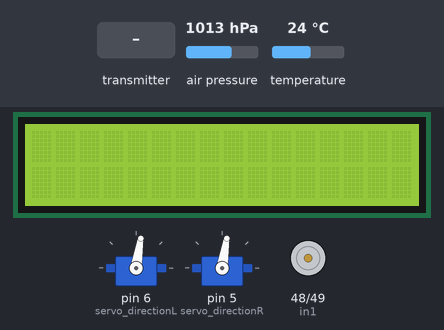
This sketch was run on a simulated Arduino Mega 2560, built with avr-gcc and run on an emulated ATmega2560. Parts: 16×2 character LCD, 2 × servo, motor-driver pin pairs drawn as motors (green arrow = first pin HIGH = forward, orange = second pin HIGH = backward, longer = more drive, scaled by the enable pin). The test bench sets the inputs (shaded band); at power-on: air pressure 1013 hPa, temperature 24 °C. No radio packets arrive unless stated.

Above: at 1.3 s.
1.4 s: the transmitter starts sending data.0 = 0
At 2.5 s:
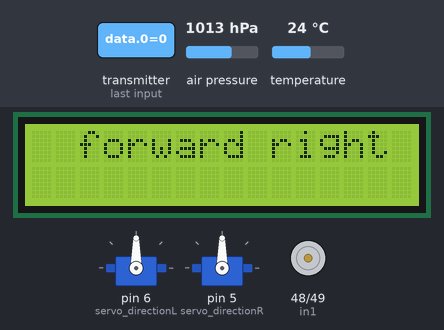
2.9 s: the transmitter starts sending data.1 = 1023
At 3.6 s:
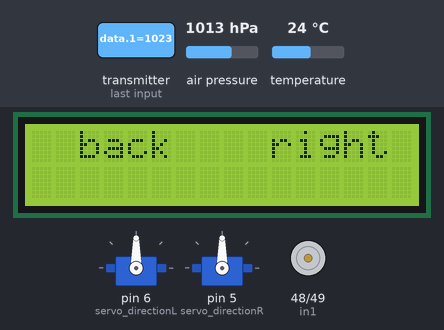
4.4 s: the transmitter starts sending data.2 = 1023
At 4.9 s:
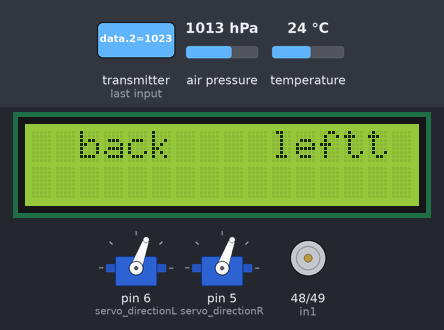
5.9 s: the transmitter starts sending data.1 = 0
At 6.4 s:
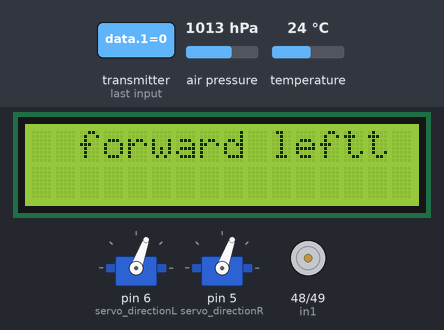
7.4 s: the transmitter starts sending data.2 = 512
At 8.3 s:
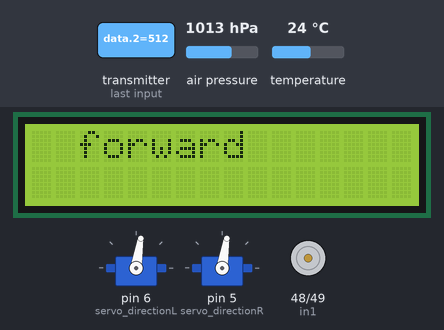
8.9 s: the transmitter starts sending data.1 = 512
At 9.5 s:
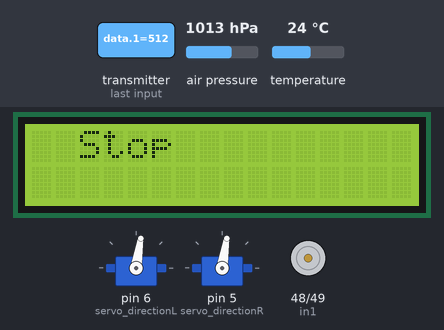
Timing chart, 0 to 11.4 s (numbered marks = the images above; inputs shaded):
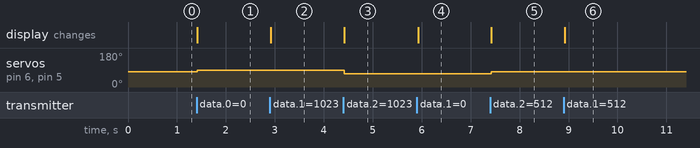

The sketch:

son_cod_taslak_1.ino
```cpp
//HC12 send string data
#include <Wire.h>
#include <SPI.h>
#include <nRF24L01.h>
#include <RF24.h>
#include<Servo.h>
#include <Adafruit_BMP085.h>
#include <LiquidCrystal_I2C.h>
#include <SoftwareSerial.h>
SoftwareSerial HC12(10,11);
LiquidCrystal_I2C lcd = LiquidCrystal_I2C(0x27, 16, 2);

#define seaLevelPressure_hPa 1013.25
Adafruit_BMP085 bmp;

float Temperature;
int Pressure;
int Altitude;
int Speed;

char separator =',';
String send_string_data;

RF24 radio(7, 8); // CE, CSN
const byte address[6] = "00001";

int data[4];

int joy1_x;
int joy1_y;
int joy2_x;
int pot_val;

int com_f_b;
int com_l_r;
int com_speed;

Servo servo_directionL;
Servo servo_directionR;

int servo_init_val = 81;

int ena = 2;
int in1 = 48;
int in2 = 49;

void setup() {
  Serial.begin(9600);
  HC12.begin(9600);

  lcd.init();
  lcd.backlight();
  lcd.begin (16, 2);

  if (!bmp.begin()) {
  Serial.println("Could not find a valid BMP085 sensor, check wiring!");
  while (1) {}
  }

  radio.begin();
  radio.openReadingPipe(0, address);
  radio.setPALevel(RF24_PA_MIN);
  radio.startListening();

  servo_directionL.attach(6);
  servo_directionR.attach(5);
  pinMode(in1,OUTPUT);
  pinMode(in2,OUTPUT);
  servo_directionL.write(servo_init_val);
  servo_directionR.write(servo_init_val);

}

void loop() {
   //check sensor value
   Temperature =bmp.readTemperature();
   Pressure =bmp.readPressure();
   Altitude=bmp.readAltitude();

  //send_string_data = String(Temperature)+String(separator)+String(Pressure)+String(separator)+String(Altitude)+String(separator)+String(Speed);
  /*Serial.print("send_string_data :");
  Serial.println(send_string_data);*/
  //Serial.println(send_string_data);
  //HC12.print(send_string_data);
  /*HC12.print(Temperature);
  HC12.print(",");
  HC12.print(Pressure);
  HC12.print(",");
  HC12.print(Altitude);
  HC12.print("");*/

//lcd print
   /*lcd.setCursor(0, 0);
   lcd.print("T:");
   lcd.setCursor(2, 0);
   lcd.print(Temperature);
   lcd.print("C");
   lcd.print(" ");

   lcd.setCursor(9, 0);
   lcd.print("A:");
   lcd.setCursor(11, 0);
   lcd.print(Altitude);
   lcd.print("m");
   lcd.print(" ");

   lcd.setCursor(0, 1);
   lcd.print("P:");
   lcd.setCursor(2, 1);
   lcd.print(Pressure);
   lcd.print("P");
   lcd.print(" ");

   lcd.setCursor(9, 1);
   lcd.print("S:");
   lcd.setCursor(11, 1);
   lcd.print(Speed);
   lcd.print("m/s");
   lcd.print(" ");*/
/*******************************************/
  if (radio.available()) {
    radio.read(data, sizeof(data));

   joy1_x = data[0];
   joy1_y = data[1];
   joy2_x = data[2];
   pot_val = data[3];

   com_f_b = joy1_y;
   com_l_r = joy2_x;
   com_speed = pot_val;
   //ilere geri
   if(com_f_b < 400){
    forward(com_speed);
    lcd.setCursor(2, 0);
    lcd.print("forward ");
   }
   else if(com_f_b >600){
    back(com_speed);
    lcd.setCursor(2, 0);
    lcd.print("back   ");
   }
   else{
    forward(0);
    lcd.setCursor(2, 0);
    lcd.print("Stop   ");
   }
  //sağ sol
  if(com_l_r < 400){ //right sağa
    servo_directionL.write(90);
    servo_directionR.write(90);
    lcd.setCursor(10, 0);
    lcd.print("right");
  }
  else if(com_l_r > 600){ // left sola
    servo_directionL.write(70);
    servo_directionR.write(70);
    lcd.setCursor(10, 0);
    lcd.print("left");
  }
  else{
    servo_directionL.write(servo_init_val);
    servo_directionR.write(servo_init_val);
    lcd.setCursor(10, 0);
    lcd.print("      ");
  }
  }
   /***************************************************/
delay(1);
}

void back(int hiz){
  analogWrite(ena,hiz);
  digitalWrite(in1,1);
  digitalWrite(in2,0);
}

void forward(int hiz){
  analogWrite(ena,hiz);
  digitalWrite(in1,0);
  digitalWrite(in2,1);
}
```

Measured:
- after the input at 1.4 s, servo on pin 6 (servo_directionL), servo on pin 5 (servo_directionR): 81° → 90° at once; the display: changes at once (image 1)
- after the input at 2.9 s, the display: changes at once (image 2)
- after the input at 4.4 s, servo on pin 6 (servo_directionL), servo on pin 5 (servo_directionR): 90° → 70° at once; the display: changes at once (image 3)
- after the input at 5.9 s, the display: changes at once (image 4)
- after the input at 7.4 s, servo on pin 6 (servo_directionL), servo on pin 5 (servo_directionR): 70° → 81° at once; the display: changes at once (image 5)
- after the input at 8.9 s, the display: changes at once (image 6)
